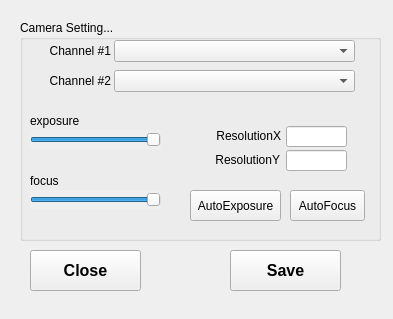
<?xml version="1.0" encoding="UTF-8"?>
<ui version="4.0">
 <class>DialogConfig</class>
 <widget class="QWidget" name="DialogConfig">
  <property name="geometry">
   <rect>
    <x>0</x>
    <y>0</y>
    <width>393</width>
    <height>319</height>
   </rect>
  </property>
  <property name="mouseTracking">
   <bool>false</bool>
  </property>
  <property name="tabletTracking">
   <bool>true</bool>
  </property>
  <property name="windowTitle">
   <string>Config</string>
  </property>
  <widget class="QPushButton" name="pushButtonSave">
   <property name="geometry">
    <rect>
     <x>230</x>
     <y>250</y>
     <width>111</width>
     <height>41</height>
    </rect>
   </property>
   <property name="font">
    <font>
     <family>Arial</family>
     <pointsize>12</pointsize>
     <weight>75</weight>
     <bold>true</bold>
    </font>
   </property>
   <property name="text">
    <string>Save</string>
   </property>
  </widget>
  <widget class="QGroupBox" name="groupBox_2">
   <property name="geometry">
    <rect>
     <x>20</x>
     <y>20</y>
     <width>361</width>
     <height>221</height>
    </rect>
   </property>
   <property name="font">
    <font>
     <family>Arial</family>
     <weight>50</weight>
     <bold>false</bold>
    </font>
   </property>
   <property name="title">
    <string>Camera Setting...</string>
   </property>
   <widget class="QLineEdit" name="lineEditResY">
    <property name="geometry">
     <rect>
      <x>266</x>
      <y>130</y>
      <width>61</width>
      <height>21</height>
     </rect>
    </property>
   </widget>
   <widget class="QLabel" name="label_7">
    <property name="geometry">
     <rect>
      <x>179</x>
      <y>129</y>
      <width>81</width>
      <height>21</height>
     </rect>
    </property>
    <property name="text">
     <string>ResolutionY</string>
    </property>
    <property name="alignment">
     <set>Qt::AlignRight|Qt::AlignTrailing|Qt::AlignVCenter</set>
    </property>
   </widget>
   <widget class="QLabel" name="label_6">
    <property name="geometry">
     <rect>
      <x>180</x>
      <y>105</y>
      <width>81</width>
      <height>21</height>
     </rect>
    </property>
    <property name="text">
     <string>ResolutionX</string>
    </property>
    <property name="alignment">
     <set>Qt::AlignRight|Qt::AlignTrailing|Qt::AlignVCenter</set>
    </property>
   </widget>
   <widget class="QLineEdit" name="lineEditResX">
    <property name="geometry">
     <rect>
      <x>266</x>
      <y>106</y>
      <width>61</width>
      <height>21</height>
     </rect>
    </property>
   </widget>
   <widget class="QSlider" name="sliderFocus">
    <property name="geometry">
     <rect>
      <x>10</x>
      <y>170</y>
      <width>131</width>
      <height>19</height>
     </rect>
    </property>
    <property name="autoFillBackground">
     <bool>true</bool>
    </property>
    <property name="styleSheet">
     <string notr="true">QSlider::groove:horizontal</string>
    </property>
    <property name="minimum">
     <number>-13</number>
    </property>
    <property name="maximum">
     <number>-1</number>
    </property>
    <property name="orientation">
     <enum>Qt::Horizontal</enum>
    </property>
   </widget>
   <widget class="QLabel" name="label_8">
    <property name="geometry">
     <rect>
      <x>10</x>
      <y>150</y>
      <width>71</width>
      <height>21</height>
     </rect>
    </property>
    <property name="text">
     <string>focus</string>
    </property>
    <property name="alignment">
     <set>Qt::AlignLeading|Qt::AlignLeft|Qt::AlignVCenter</set>
    </property>
   </widget>
   <widget class="QPushButton" name="pushButtonAutoExposure">
    <property name="geometry">
     <rect>
      <x>170</x>
      <y>170</y>
      <width>91</width>
      <height>31</height>
     </rect>
    </property>
    <property name="text">
     <string>AutoExposure</string>
    </property>
   </widget>
   <widget class="QPushButton" name="pushButtonAutoFocus">
    <property name="geometry">
     <rect>
      <x>270</x>
      <y>170</y>
      <width>75</width>
      <height>31</height>
     </rect>
    </property>
    <property name="text">
     <string>AutoFocus</string>
    </property>
   </widget>
  </widget>
  <widget class="QLabel" name="label_3">
   <property name="geometry">
    <rect>
     <x>30</x>
     <y>40</y>
     <width>81</width>
     <height>21</height>
    </rect>
   </property>
   <property name="text">
    <string>Channel #1</string>
   </property>
   <property name="alignment">
    <set>Qt::AlignRight|Qt::AlignTrailing|Qt::AlignVCenter</set>
   </property>
  </widget>
  <widget class="QComboBox" name="comboBoxCam1Port">
   <property name="geometry">
    <rect>
     <x>114</x>
     <y>40</y>
     <width>241</width>
     <height>22</height>
    </rect>
   </property>
  </widget>
  <widget class="QComboBox" name="comboBoxCam2Port">
   <property name="geometry">
    <rect>
     <x>114</x>
     <y>70</y>
     <width>241</width>
     <height>22</height>
    </rect>
   </property>
  </widget>
  <widget class="QLabel" name="label_4">
   <property name="geometry">
    <rect>
     <x>30</x>
     <y>70</y>
     <width>81</width>
     <height>21</height>
    </rect>
   </property>
   <property name="text">
    <string>Channel #2</string>
   </property>
   <property name="alignment">
    <set>Qt::AlignRight|Qt::AlignTrailing|Qt::AlignVCenter</set>
   </property>
  </widget>
  <widget class="QSlider" name="sliderExposure">
   <property name="geometry">
    <rect>
     <x>30</x>
     <y>130</y>
     <width>131</width>
     <height>19</height>
    </rect>
   </property>
   <property name="autoFillBackground">
    <bool>true</bool>
   </property>
   <property name="styleSheet">
    <string notr="true">QSlider::groove:horizontal</string>
   </property>
   <property name="minimum">
    <number>-13</number>
   </property>
   <property name="maximum">
    <number>-1</number>
   </property>
   <property name="orientation">
    <enum>Qt::Horizontal</enum>
   </property>
  </widget>
  <widget class="QPushButton" name="pushButtonClose">
   <property name="geometry">
    <rect>
     <x>30</x>
     <y>250</y>
     <width>111</width>
     <height>41</height>
    </rect>
   </property>
   <property name="font">
    <font>
     <family>Arial</family>
     <pointsize>12</pointsize>
     <weight>75</weight>
     <bold>true</bold>
    </font>
   </property>
   <property name="text">
    <string>Close</string>
   </property>
  </widget>
  <widget class="QLabel" name="label_5">
   <property name="geometry">
    <rect>
     <x>30</x>
     <y>110</y>
     <width>71</width>
     <height>21</height>
    </rect>
   </property>
   <property name="text">
    <string>exposure</string>
   </property>
   <property name="alignment">
    <set>Qt::AlignLeading|Qt::AlignLeft|Qt::AlignVCenter</set>
   </property>
  </widget>
 </widget>
 <resources/>
 <connections/>
</ui>
